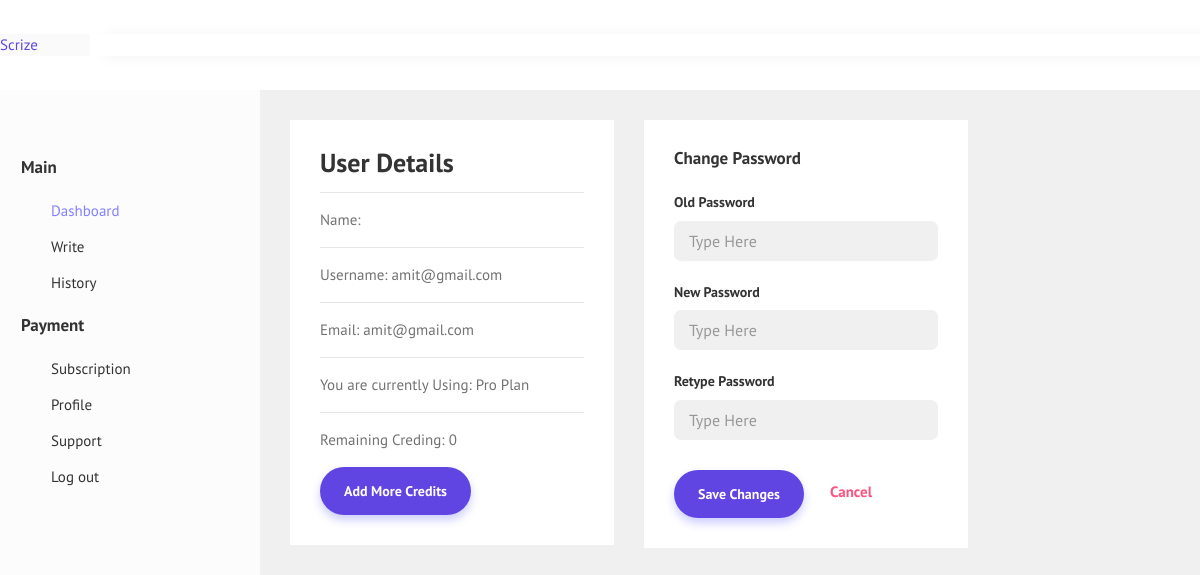
The app's page /profile/ (signed in), older data.
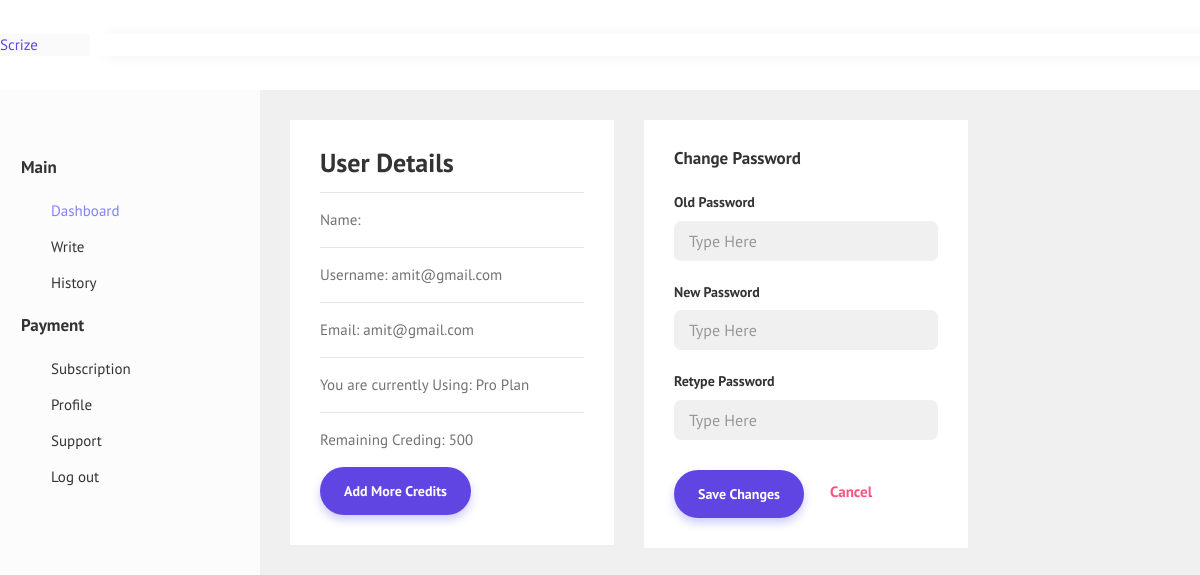
The same page, newer data.
### writer/models.py (models this page shows, shortened)
class UserAcc(AbstractBaseUser, PermissionsMixin):
    firstname = models.CharField(max_length=30)
    lastname = models.CharField(max_length=30)
    email = models.EmailField(unique=True, primary_key=True)
    password = models.CharField(max_length=100)
    credit = models.IntegerField(default=0)
    is_active = models.BooleanField(default=True)
    is_staff = models.BooleanField(default=False)
    package = models.CharField(max_length=20, blank=True)
    USERNAME_FIELD = 'email'
    REQUIRED_FIELDS: list['firstname','lastname','email','password']
    objects = CustomUserManager()

### writer/views.py (the view)
# urls.py: path('profile/', views.profile),
def profile(request):
    return render(request, 'profile.html')

### writer/templates/profile.html (shortened to what this page needs)
{% load static %}
<!DOCTYPE html>
<html lang="zxx">
<head>
   <link rel="stylesheet" href="{% static 'plugins/perfect-scrollbar/perfect-scrollbar.min.css' %}">
   <link rel="stylesheet" href="{% static 'fonts/icofont/icofont.min.css' %}">
   <link rel="stylesheet" href="{% static 'bootstrap/css/bootstrap.min.css' %}">
   <link rel="stylesheet" href="{% static 'plugins/apex/apexcharts.css' %}">
     <link rel="stylesheet" href="{% static 'css/style.css' %}">
</head>
<body>
         {% include "nav.html" %}
                  <div class="main-content d-flex flex-column flex-md-row">
            <div class="container-fluid">
               <div class="row">
                    <div class="col-12">
                    <div class="row">
                        <div class="col-lg-6">
                            <div class="form-element py-30 mb-30">
                                <h3> User Details</h3>
                                <hr>
                                <p> Name: {{user.firstname}} {{user.lastname}}</p>
                                <hr>
                                <p> Username: {{user.email}}</p>
                                <hr>
                                <p> Email: {{user.email}}</p>
                                <hr>
                                 <p> You are currently Using: Pro Plan</p>
                                <hr>
                                 <p> Remaining Creding:  {{user.credit}} </p>
                                <a href="#" class="btn"> Add More Credits</a>
                            </div>
                        </div>
                         <div class="col-lg-6">
                             <div class="form-element py-30 mb-30">
                                <div class="tab-content">
                        <div class="tab-pane fade show active" id="general">
                                        <h4 class="mb-4">Change Password</h4>
                                        <form action="#">
                                            <div class="form-group mb-20">
                                                <label for="oldPassword" class="mb-2 font-14 bold black">Old Password</label>
                                                <input type="password" id="oldPassword" class="theme-input-style" placeholder="Type Here">
                                            </div>
                                            <div class="form-group mb-20">
                                                <label for="newPassword" class="mb-2 font-14 bold black">New Password</label>
                                                <input type="password" id="newPassword" class="theme-input-style" placeholder="Type Here">
                                            </div>
                                            <div class="form-group mb-20">
                                                <label for="retypePassword" class="mb-2 font-14 bold black">Retype Password</label>
                                                <input type="password" id="retypePassword" class="theme-input-style" placeholder="Type Here">
                                            </div>
                                            <div class="button-group mt-30">
                                                <button type="submit" class="btn">Save Changes</button>
                                                <button type="button" class="link-btn bg-transparent ml-3 soft-pink">Cancel</button>
                                            </div>
                                        </form>
                                    </div>
                             </div>
                                </div>
                            </div>
                        </div>
                    </div>
                </div>
            </div>
         </div>
</body>
</html>

Row changes from the older to the newer data that the page shows:
changed UserAcc "amit@gmail.com": credit "0" → "500"
